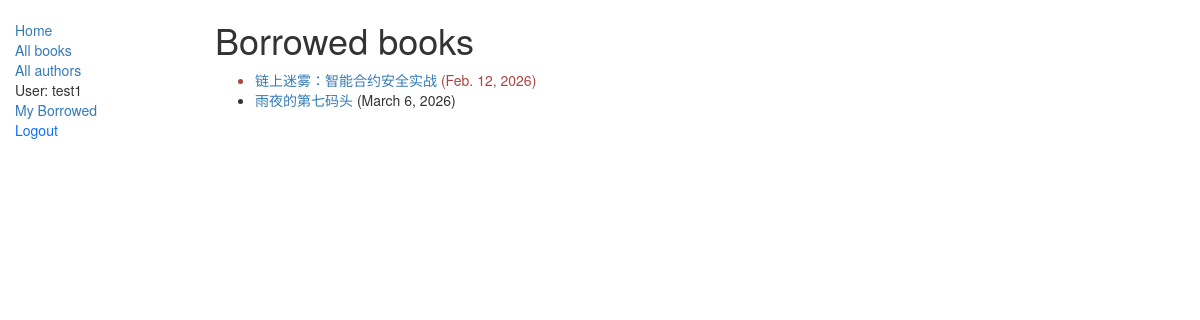
/catalog/mybooks/ (signed in), run on the app's committed database.
### catalog/models.py (models this page shows, shortened)
class BookInstance(models.Model):
    id = models.UUIDField(primary_key=True, default=uuid.uuid4,
                          help_text="Unique ID for this particular book across whole library")
    book = models.ForeignKey(Book, on_delete=models.SET_NULL, null=True)
    imprint = models.CharField(max_length=200)
    due_back = models.DateField(null=True, blank=True)
    borrower = models.ForeignKey(User, on_delete=models.SET_NULL, null=True, blank=True)
    LOAN_STATUS = (
        ('m', 'Maintenance'),    # 数据库存 'm'，界面显示 Maintenance
        ('o', 'On loan'),
        ('a', 'Available'),
        ('r', 'Reserved'),
    )
    status = models.CharField(max_length=1, choices=LOAN_STATUS,
                              default='m', blank=True, help_text="Book availability")
    class Meta:
        ordering = ['due_back']
        permissions = (("can_mark_returned", "Set book as returned"),)     # 给表bookinstance添加一个权限，除了增删改查还可以 can_mark_returned（但显示选项是"Set book as returned"），没有实际作用也就是可以做身份识别，可能后续基于此身份识别可以做相应的功能
    @property
    def is_overdue(self):
        if self.due_back and date.today() > self.due_back:
            return True
        return False

class Book(models.Model):
    title = models.CharField(max_length=200)
    author = models.ForeignKey('Author', on_delete=models.SET_NULL, null=True)   # 当外键指向的author对象被删除时，引用它的记录字段（这里是ForeignKey）会被自动设为NULL
    summary = models.TextField(blank=True, null=True, max_length=1000,
                               help_text="Enter a brief description of the book")
    isbn = models.CharField("ISBN", max_length=13,
                            help_text='13 Character <a href="https://www.isbn-international.org/content/what-isbn">ISBN number</a>')
    genre = models.ManyToManyField(Genre, help_text="Select a genre for this book")
    language = models.ForeignKey('Language', on_delete=models.SET_NULL, null=True)
    class Meta:
        ordering = ['title', 'author']
    def display_genre(self):     # 用于显示genre（多对多情况下）正常不能显示在Book管理界面下的情况
        """
        Creates a string for the Genre. This is required to display genre in Admin.
        """
        return ', '.join([genre.name for genre in self.genre.all()[:3]])      # self.genre.all()[:3]找到对应实例的genre，然后拼接成字符串就可以使用了
    display_genre.short_description = 'Genre'    # 定义该方法的域字段名（列表头名）

### catalog/views.py (the view)
# urls.py: path('mybooks/', views.LoanedBooksByUserListView.as_view(), name='my-borrowed'),
class LoanedBooksByUserListView(LoginRequiredMixin,generic.ListView):
    model = BookInstance
    queryset = BookInstance.objects.all()
    context_object_name = "bookinstance_list"
    template_name ='bookinstance_list_borrowed_user.html'
    paginate_by = 10
    def get_queryset(self):
        return BookInstance.objects.filter(borrower=self.request.user).filter(status__exact='o').order_by('due_back')

### catalog/templates/bookinstance_list_borrowed_user.html
{% extends "base_generic.html" %}
{% block content %}
    <h1>Borrowed books</h1>
    {% if bookinstance_list %}
    <ul>
      {% for bookinst in bookinstance_list %}
      <li class="{% if bookinst.is_overdue %}text-danger{% endif %}">
        <a href="{% url 'book-detail' bookinst.book.pk %}">{{bookinst.book.title}}</a> ({{ bookinst.due_back }})
      </li>
      {% endfor %}
    </ul>
    {% else %}
      <p>There are no books borrowed.</p>
    {% endif %}
{% endblock %}

### catalog/templates/base_generic.html (shortened to what this page needs)
<!doctype html>
<html lang="en">
  <head>
    <link
      rel="stylesheet"
      href="https://maxcdn.bootstrapcdn.com/bootstrap/3.3.7/css/bootstrap.min.css"
    />
    {% load static %}
    <link rel="stylesheet" href="{% static 'css/styles.css' %}" />
  </head>
  <body>
    <div class="container-fluid">
      <div class="row">
        <div class="col-sm-2">
          {% block sidebar %}
          <ul class="sidebar-nav">
            <li><a href="{% url 'index' %}">Home</a></li>
            <li><a href="{% url 'books' %}">All books</a></li>
            <li><a href="{% url 'authors' %}">All authors</a></li>
            {% if user.is_authenticated %}
              <li>User: {{ user.get_username }}</li>
              <li><a href="{% url 'my-borrowed' %}">My Borrowed</a></li>
              <li>
                <form method="post" action="{% url 'logout' %}?next={{ request.path }}">
                  <button
                    type="submit"
                    style="background:none;border:none;padding:0;color:#0d6efd;cursor:pointer;"
                  >
                    Logout
                  </button>
                </form>
              </li>
            {% else %}
              <li>
                <a href="{% url 'login' %}?next={{ request.path }}">Login</a>
              </li>
            {% endif %}
          </ul>
          {% endblock %}
        </div>
        <div class="col-sm-10">
          {% block content %}{% endblock %}
        </div>
      </div>
    </div>
  </body>
</html>

### catalog/static/css/styles.css (style rules this page uses)
.sidebar-nav { margin-top: 20px; padding: 0; list-style: none; }

### data on the page
BookInstance: book "链上迷雾：智能合约安全实战", due_back "Feb. 12, 2026"
BookInstance: book "雨夜的第七码头", due_back "March 6, 2026"

### other printed values
{{ user.get_username }} "test1"
